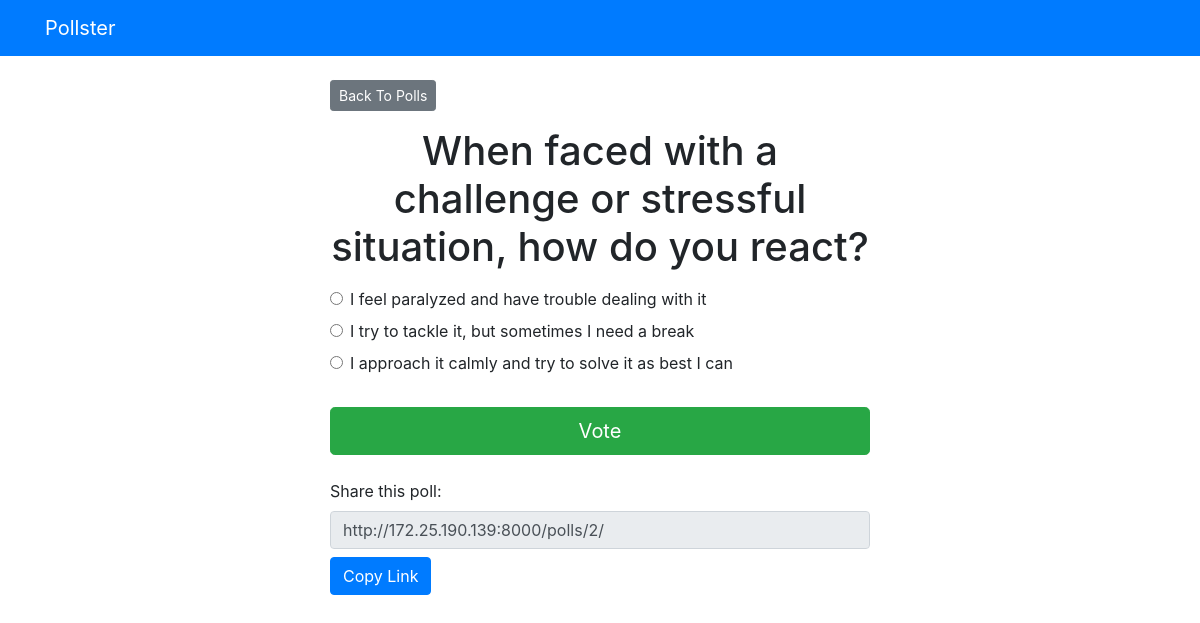
Screenshot of /polls/2/ (signed in) with the database file from the repository.
### polls/models.py (models this page shows, shortened)
class Question(models.Model):
    question_text = models.CharField(max_length=200)
    pub_date = models.DateTimeField('date published')

class Choice(models.Model):
    question = models.ForeignKey(Question, on_delete=models.CASCADE)
    choice_text = models.CharField(max_length=200)
    votes = models.IntegerField(default=0)

### polls/views.py (the view)
# urls.py: path('<int:question_id>/', views.detail, name='detail'),
@login_required
def detail(request, question_id):
    question = get_object_or_404(Question, pk=question_id)
    return render(request, 'polls/detail.html', {'question': question, 'request': request})

### templates/polls/detail.html (shortened to what this page needs)
{% extends 'base.html' %}
{% block content %}
<a class="btn btn-secondary btn-sm mb-3" href="{% url 'polls:index' %}">Back To Polls</a>
<h1 class="text-center mb-3">{{ question.question_text }}</h1>
<form action="{% url 'polls:vote' question.id %}" method="post">
    {% for choice in question.choice_set.all %}
        <div class="form-check">
            <input
                type="radio"
                name="choice"
                class="form-check-input"
                id="choice{{ forloop.counter }}"
                value="{{ choice.id }}"
            />
            <label for="choice{{ forloop.counter }}">{{ choice.choice_text }}</label>
        </div>
    {% endfor %}
    <input type="submit" value="Vote" class="btn btn-success btn-lg btn-block mt-4" />
</form>
<div class="mt-4">
    <label for="shareable-link">Share this poll:</label>
    <input type="text" id="shareable-link" class="form-control" value="http://172.25.190.139:8000{% url 'polls:detail' question.id %}" readonly>
    <button class="btn btn-primary mt-2" onclick="copyLink()">Copy Link</button>
</div>
{% endblock %}

### rows the page displays
Question: question_text "When faced with a challenge or stressful situation, how do you react?", id "http://172.25.190.139:8000/polls/2/"
Choice: choice_text "I feel paralyzed and have trouble dealing with it"
Choice: choice_text "I try to tackle it, but sometimes I need a break"
Choice: choice_text "I approach it calmly and try to solve it as best I can"
